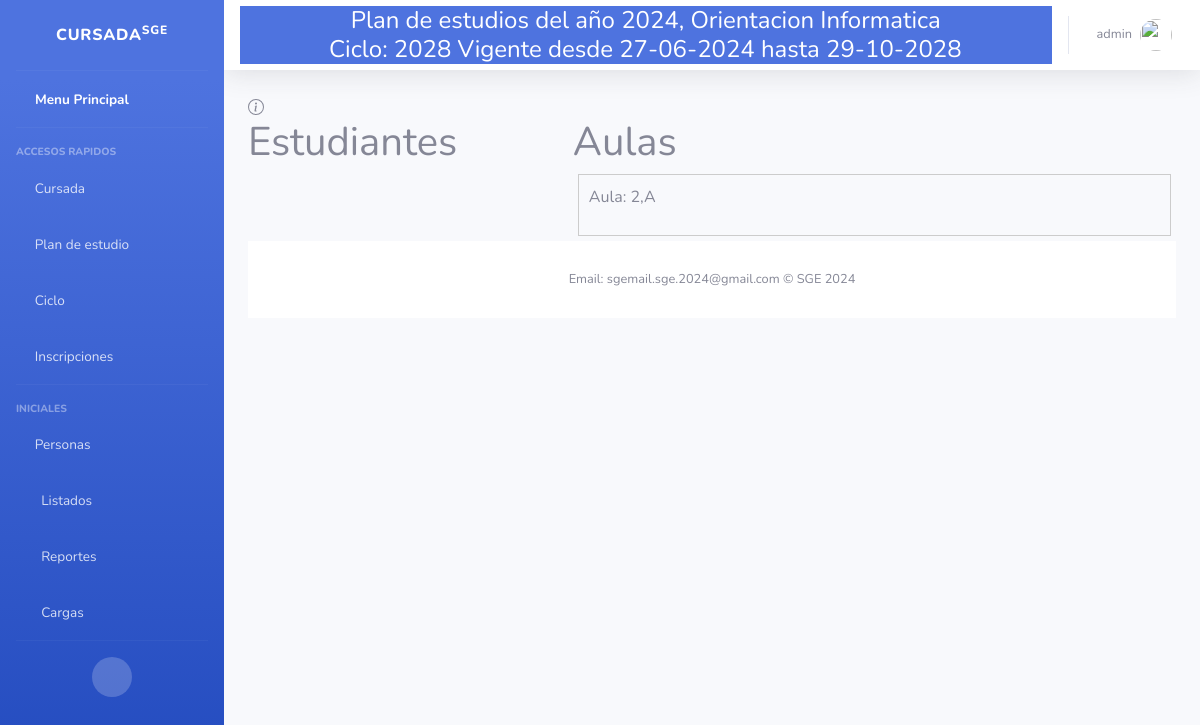
The page /Clases/asignar_alumno_a_aula/2/ (signed in) on the database its author committed.
### Core/models.py (models this page shows, shortened)
class PlanDeEstudios(models.Model):
    MAXCODIGO=20
    MAXANIO=4
    MAXORIENTACION= 50
    MAXNIVEL= 50
    MAXDESCRIPCION=50
    codigo= models.CharField(
        help_text="Ej: 123456",
        unique=True,
        max_length=MAXCODIGO,
        null=False,
        blank=False,
        error_messages={
            'blank': "El nombre es obligatorio"
        }
    )
    anio = models.CharField(
        help_text="Ej: 2024",
        unique=False,
        max_length=MAXANIO,
        null=True,
        blank=False,
        default= 1,
        error_messages={
            'blank': "el anio es obligatorio"
        }
    )
    orientacion = models.CharField(
        help_text="Ej: Profesorado de educacion primaria",
        unique=False,
        max_length=MAXORIENTACION,
        null=False,
        blank=False,
        primary_key=False,
        error_messages={
            'blank': "la orientacion es obligatoria"
        }
    )
    nivel = models.CharField(
        help_text="Ej: Primario",
        unique=False,
        max_length= MAXORIENTACION,
        null=False,
        blank=False,
        error_messages={
            'blank': "El nivel es obligatorio"
        }
    )
    descripcion = models.CharField(
        help_text="Ej: descripcion del plan de estudios",
        unique=False,
        max_length= MAXDESCRIPCION,
        null=False,
        blank=True,
    )
    esActual = models.BooleanField(
        default= True
    )
    implementado = models.BooleanField(
        default= False
    )
    cantidadAnios = models.PositiveIntegerField()
    def __str__(self):
        return "Plan de estudios del año {0}, Orientacion {1}".format(self.anio, self.orientacion)

class Ciclo (models.Model):
    anioCalendario = models.CharField(
        help_text="Ej: 2024",
        max_length=4,
        unique= True)
    fechaInicio = models.DateField(help_text="Ej: 16/02/2024",
                                   default=now)
    plan = models.ForeignKey(PlanDeEstudios, blank=False, on_delete=models.CASCADE)
    fechaFin = models.DateField(help_text="Ej: 28/11/2024",)
    esActual = models.BooleanField(
        default= True
    )
    def __str__(self):
        return "{0} Vigente desde {1} hasta {2}".format(self.anioCalendario,self.fechaInicio.strftime("%d-%m-%Y"), self.fechaFin.strftime("%d-%m-%Y"))

class Aula(models.Model):
    estudiantes = models.ManyToManyField(
        'Estudiante',
        blank=True,
        related_name="estudiantes",
    )
    division = models.ForeignKey(
        'Division',
        unique=False,
        null=False,  # Asegura que cada aula tenga una división asociada
        blank=False,
        on_delete=models.CASCADE,
        related_name="aulas"  # Hace que el acceso a las aulas asociadas con una división sea más claro
    )
    class Meta:
        db_table = 'Aula'

class Division(models.Model):
    PRIMERA = '1ra'
    SEGUNDA = '2da'
    TERCERA = '3ra'
    CUARTA = '4ta'
    QUINTA = '5ta'
    CHOICES_DIV = (
        (PRIMERA, 'Primera'),
        (SEGUNDA, 'Segunda'),
        (TERCERA, 'Tercera'),
        (CUARTA, 'Cuarta'),
        (QUINTA, 'Quinta'))
    ciclo = models.ForeignKey(Ciclo, on_delete=models.CASCADE, related_name="divisiones")
    codigo = models.CharField(max_length=50, choices=CHOICES_DIV, default=PRIMERA)
    descripcion = models.CharField(max_length=50)
    anio = models.ForeignKey(AnioPlan, on_delete=models.CASCADE)
    alumnos = models.ManyToManyField(Estudiante)
    def __str__(self):
        return "{0},{1}".format(self.anio.codigo, self.codigo)

class AnioPlan(models.Model):
    MAXCODIGO= 50
    CANTMAXPORANIO= 50
    MAXDESCRIPCION = 50
    codigo = models.CharField(
        help_text="Ej: ",
        max_length= MAXCODIGO,
        null=False,
        blank=False,
        error_messages={
            'blank': "El codigo es obligatorio"
        })
    descripcion = models.CharField(help_text="nivel",
        unique=False,
        max_length= MAXDESCRIPCION,
        null=False,
        blank=False,
        primary_key=False,
        )
    plan = models.ForeignKey(PlanDeEstudios, models.CASCADE, related_name="anios")
    inscripciones = models.ManyToManyField(Estudiante)
    class Meta:
        unique_together = [['codigo', 'plan']]

### Clases/views.py (the view)
# urls.py: re_path(r'^asignar_alumno_a_aula/(?P<idAnio>\d+)/$', views.asignar_alumno_a_aula, name= 'asignar_alumno_a_aula'),
@login_required
def asignar_alumno_a_aula(request, idAnio):
    if not request.user.is_staff:
        return HttpResponseForbidden('Acceso denegado.')
    print("asignar alumno", idAnio)
    ciclo = Ciclo.objects.get(esActual = 'True')
    ciclo=request.ciclo
    divisiones = Division.objects.filter(anio_id=idAnio,ciclo=ciclo)
    estudiantes_inscritos = Inscripcion.objects.filter(anio=idAnio,ciclo = ciclo)
    print("estudiuantes inscriptos",estudiantes_inscritos)
    aulas = Aula.objects.filter(division__in=divisiones)
    print("Estoy en aulaaass",aulas[0].estudiantes.all())
    estudiantes_aula = {}  # Cambiaremos a un diccionario para asociar estudiantes con aulas
    for aula in aulas:
        estudiantes_aula[aula.id] = aula.estudiantes.all()
        print(aula.estudiantes.all())
    estudiantes_no_en_aula = []
    ids_estudiantes_aula = [estudiante.id for aula_estudiantes in estudiantes_aula.values() for estudiante in aula_estudiantes]
    print("Estudiates e aulas",ids_estudiantes_aula)
    print((ids_estudiantes_aula))
    for estudiante in estudiantes_inscritos:
        print("id estudiante*****",estudiante.estudiante.id,ids_estudiantes_aula)
        if estudiante.estudiante.id not in ids_estudiantes_aula:
            estudiantes_no_en_aula.append(estudiante)
    print("no en aula", estudiantes_no_en_aula)
    return render(request, 'Division/asignar_alumnno_aula.html', {'aulas': aulas,
                                                                'estudiantes': estudiantes_no_en_aula,
                                                                'estudiantes_aula': estudiantes_aula,
                                                                'estudiantes_no_en_aula': estudiantes_no_en_aula})

### Clases/templates/Division/asignar_alumnno_aula.html (shortened to what this page needs)
{% extends 'index.html' %}
{% block content %}
{% load static %}
<head>
</head>
<a data-bs-toggle="modal" data-bs-target="#exampleModal" data-bs-slide-to="0">
    </a>
<cuerpo>
    <div id="estudiantes-container">
        <h1>Estudiantes</h1>
    </div>
    <div id="aulas-container">
        <h1>Aulas</h1>
        {% for aula in aulas %}
        <div id="aulas-list">
            <li class="aula" ondrop="drop(event)" ondragover="allowDrop(event)" data-id="{{ aula.id }}">
                Aula: {{ aula.division }}
            </li>
        </div>
        {% endfor %}
    </div>
</cuerpo>
</html>
{% endblock content %}

### principal/templates/index.html (shortened to what this page needs)
<!DOCTYPE html>
<html lang="en">
<head>
    <link href="https://cdn.jsdelivr.net/npm/bootstrap@5.2.3/dist/css/bootstrap.min.css" rel="stylesheet">
    <link href= "{% static 'vendor/fontawesome-free/css/all.min.css' %}" rel="stylesheet" type="text/css">
    <link href="{% static 'css/sb-admin-2.min.css' %}" rel="stylesheet">
    {% load bootstrap5 %}
</head>
{% block sidebar %}
<body id="page-top">
    <div id="wrapper">
        <ul class="navbar-nav bg-gradient-primary sidebar sidebar-dark accordion" id="accordionSidebar">
            <a class="sidebar-brand d-flex align-items-center justify-content-center" href="/">
                <div class="sidebar-brand-text mx-3">Cursada<sup>SGE</sup></div>
            </a>
            <hr class="sidebar-divider my-0">
            <li class="nav-item active">
                <a class="nav-link" href="/">
                    <i class="fas fa-school "></i>
                    <span>Menu Principal</span></a>
            </li>
            <hr class="sidebar-divider">
            <div class="sidebar-heading">
                Accesos Rapidos
            </div>
            {% if request.hayCicloActivo %}
            <li class="nav-item">
                <a class="nav-link collapsed" href="#" data-toggle="collapse" data-target="#collapseTree"
                    aria-expanded="true" aria-controls="collapseTwo">
                    <i class="far fa-file"></i>
                    <span>Cursada</span>
                </a>
            </li>
            {% endif %}
            <li class="nav-item">
                <a class="nav-link collapsed" href="#" data-toggle="collapse" data-target="#collapseTwo"
                    aria-expanded="true" aria-controls="collapseTwo">
                    <i class="far fa-calendar-alt "></i>
                    <span>Plan de estudio</span>
                </a>
            </li>
            {% if request.hayPlan %}
            <li class="nav-item">
                <a class="nav-link collapsed" href="#" data-toggle="collapse" data-target="#collapseCiclo"
                    aria-expanded="true" aria-controls="collapseTwo">
                    <i class="fas fa-chalkboard-teacher"></i>
                    <span>Ciclo</span>
                </a>
            </li>
            {% endif %}
            {% if request.hayCicloActivo %}
            <li class="nav-item">
                <a class="nav-link collapsed" href="#" data-toggle="collapse" data-target="#collapseUtilities"
                    aria-expanded="true" aria-controls="collapseUtilities">
                    <i class="fas fa-user-check"></i>
                    <span>Inscripciones</span>
                </a>
            </li>
            {% endif %}
            <hr class="sidebar-divider">
            <div class="sidebar-heading">
                Iniciales
            </div>
            <li class="nav-item">
                <a class="nav-link collapsed" href="#" data-toggle="collapse" data-target="#collapsePages"
                    aria-expanded="true" aria-controls="collapsePages">
                    <i class="fas fa-user-graduate fa-folder"></i>
                    <span>Personas</span>
                </a>
            </li>
            <li class="nav-item">
                <a class="nav-link collapsed" href="#" data-toggle="collapse" data-target="#collapseList"
                    aria-expanded="true" aria-controls="collapsePages">
                    <i class="fas fa-fw fa-table"></i>
                    <span>Listados</span>
                </a>
            </li>
            <li class="nav-item">
                <a class="nav-link collapsed" href="#" data-toggle="collapse" data-target="#collapseRep"
                    aria-expanded="true" aria-controls="collapsePages">
                    <i class="fas fa-fw fa-chart-area"></i>
                    <span>Reportes</span>
                </a>
            </li>
            <li class="nav-item">
                <a class="nav-link collapsed" href="#" data-toggle="collapse" data-target="#collapseCargas"
                    aria-expanded="true" aria-controls="collapsePages">
                    <i class="fas fa-fw fa-chart-area"></i>
                    <span>Cargas</span>
                </a>
            </li>
            <hr class="sidebar-divider d-none d-md-block">
            <div class="text-center d-none d-md-inline">
                <button class="rounded-circle border-0" id="sidebarToggle"></button>
            </div>
            {% endblock sidebar %}
        </ul>
        <div id="content-wrapper" class="d-flex flex-column">
            <div id="content">
<nav class="navbar navbar-expand navbar-light bg-white topbar mb-4 static-top shadow">
    <div class="container input-group btn-primary d-flex flex-column">
        <h4 class="mb-0">{{request.plan}}</h4>
        <h4 class="mb-0">Ciclo: {{request.ciclo}}</h4>
    </div>
    <ul class="navbar-nav ml-auto">
        <li class="nav-item dropdown no-arrow">
            <a class="nav-link dropdown-toggle" href="#" id="userDropdown" role="button"
                data-toggle="dropdown" aria-haspopup="true" aria-expanded="false">
                <span class="mr-2 d-none d-lg-inline text-gray-600 small">{{ request.user.username }}</span>
                <img class="img-profile rounded-circle" src="{% static 'img/undraw_profile.svg' %}">
            </a>
        </li>
    </ul>
</nav>
                <div class="container-fluid">
                {% block content %}{% endblock content %}
    {% block footer %}
    <footer class="sticky-footer bg-white">
        <div class="container my-auto">
            <div class="copyright text-center my-auto">
                <span>Email: sgemail.sge.2024@gmail.com &copy; SGE 2024</span>
            </div>
        </div>
    </footer>
    {% endblock footer %}
</body>
</html>

### Clases/templates/Division/asignar_alumnno_aula.html (style rules this page uses)
cuerpo { display: flex; justify-content: space-around; }
#estudiantes-container { width: 35%; }
#aulas-container { width: 65%; }
.estudiante, .aula { padding: 10px; border: 1px solid #ccc; margin: 5px; cursor: grab; }
#estudiantes-list, #aulas-list { list-style: none; padding: 0; }
.aula { min-height: 50px; }

### rows shown on the page
PlanDeEstudios: plan "Plan de estudios del año 2024, Orientacion Informatica"
Ciclo: ciclo "2028 Vigente desde 27-06-2024 hasta 29-10-2028"
Aula: division "2,A"

### other values the page prints
{{ request.user.username }} "admin"
